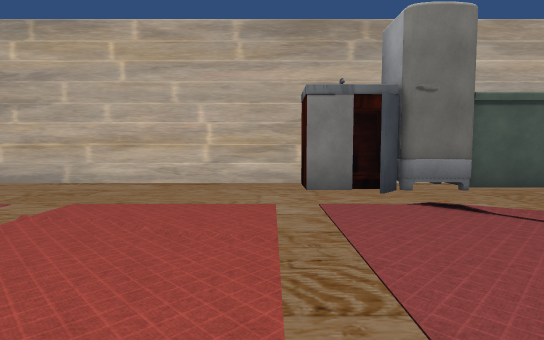
[1] (above)

22 first-person views from a walk through a Unity game level. The camera is 1.5 m above the floor, tilts 4° down and sees 80° across. The floor is counted in squares, 2 m on a side. Each view is taken from the middle of a square. On the plan, view 1 faces up. The plan holds only what a view shows up to about 11 squares ahead; the rest is blank. The place goes on beyond the plan. The player is left out. Some surface patterns are stand-ins.

[2]
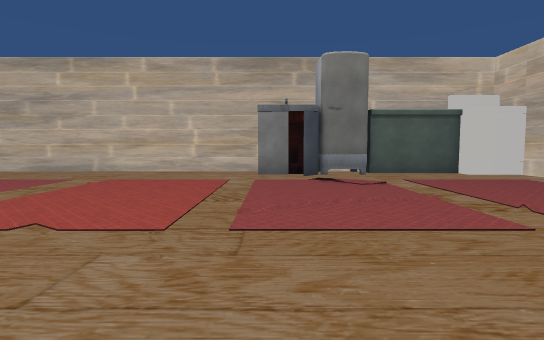

[3]
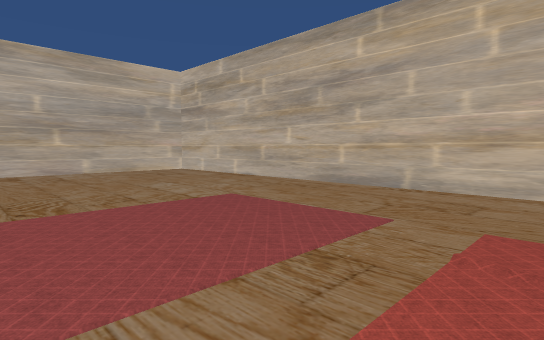

[4]
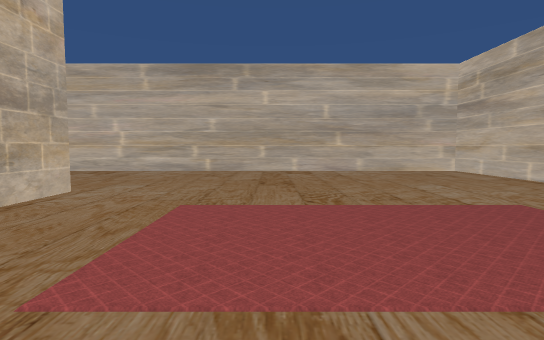

[5]
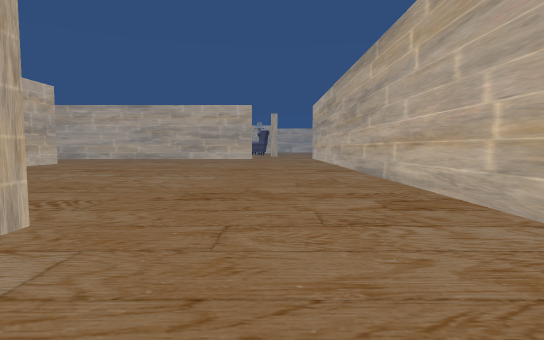

[6]
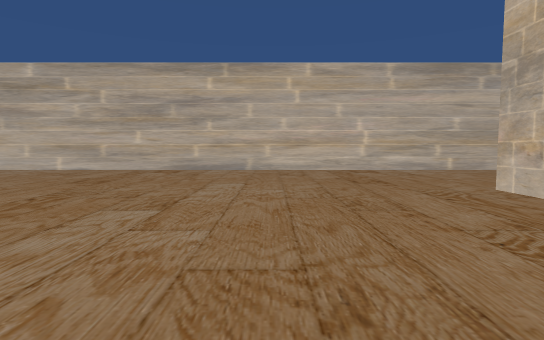

[7]
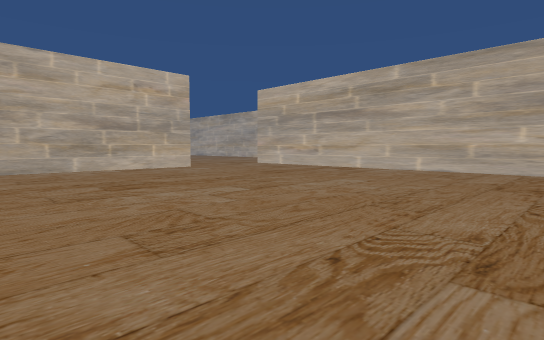

[8]
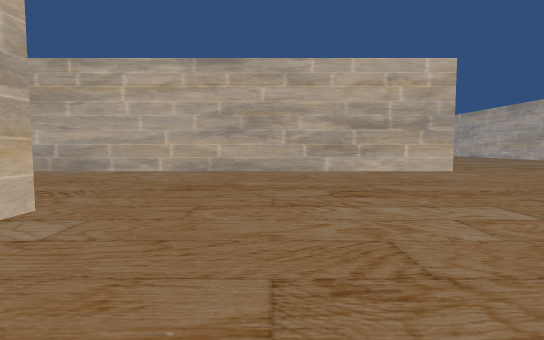

[9]
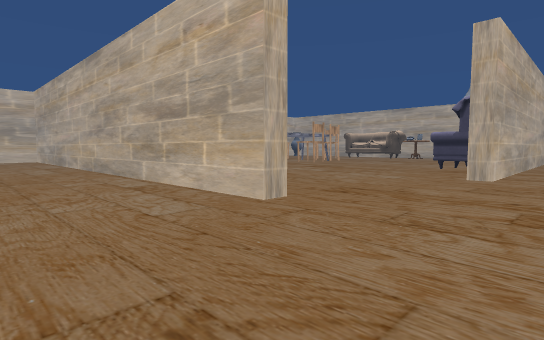

[10]
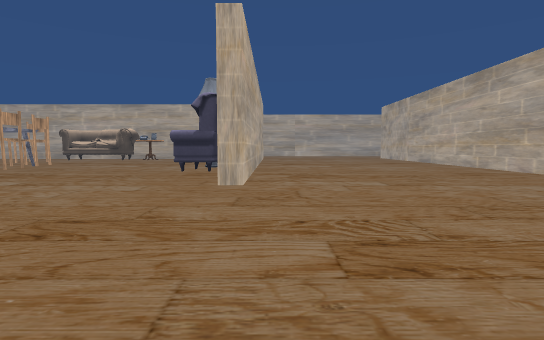

[11]
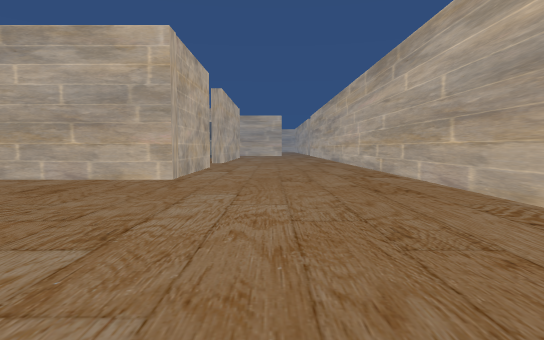

[12]
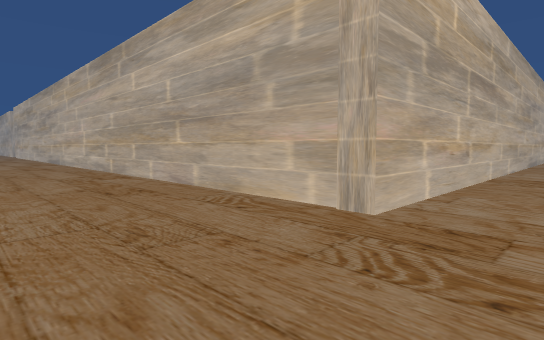

[13]
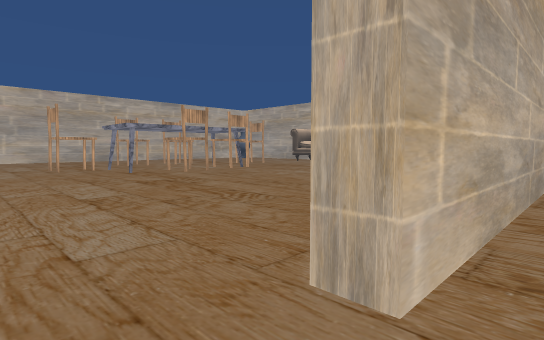

[14]
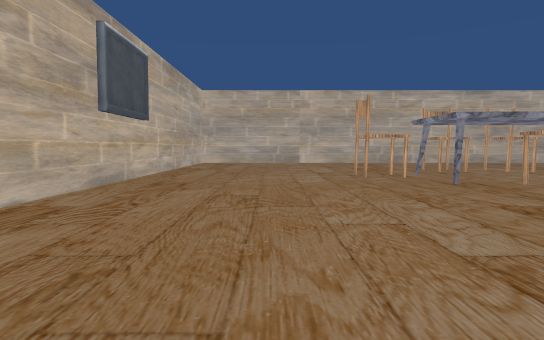

[15]
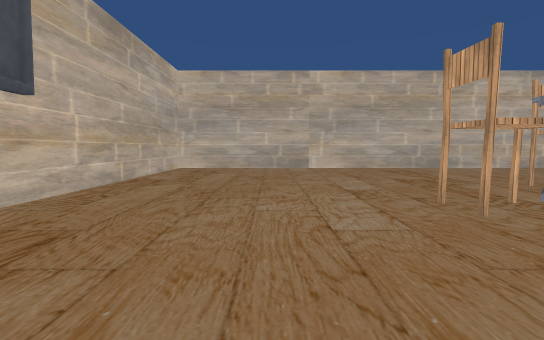

[16]
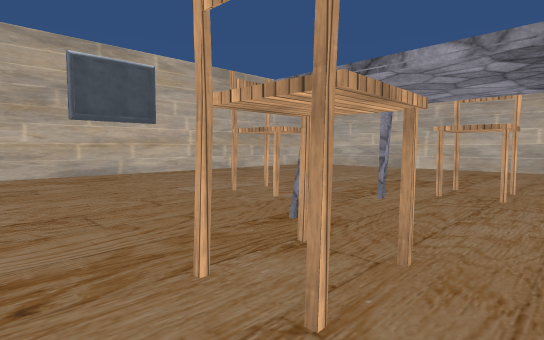

[17]
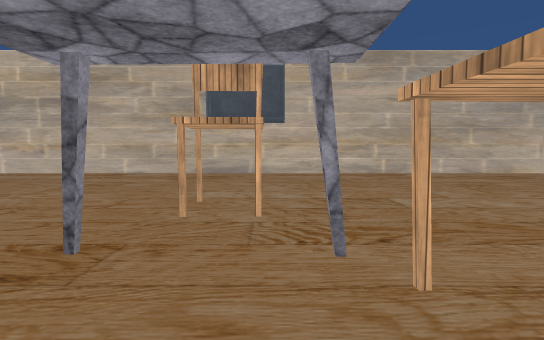

[18]
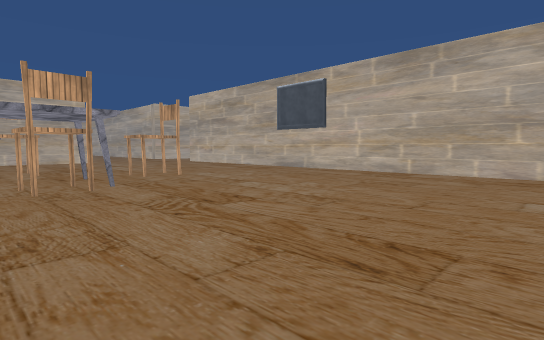

[19]
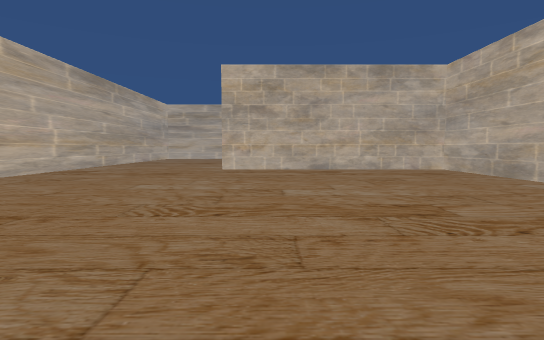

[20]
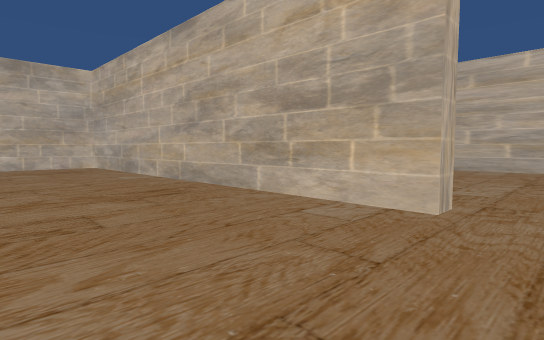

[21]
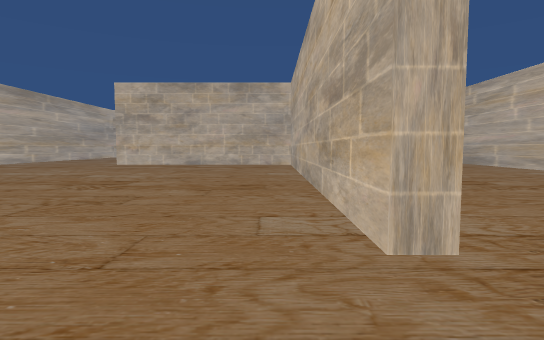

[22]
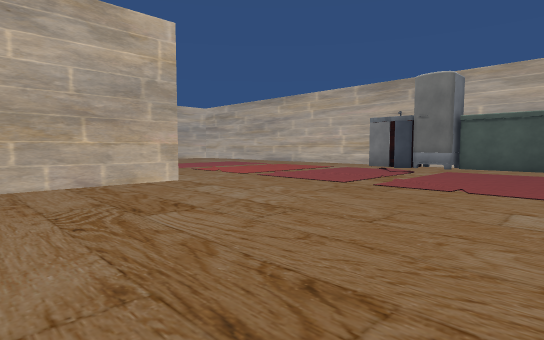

### Floor plan
Points are (right, up) in squares from view 1. A wall is a line through its corners. A room is listed if a view was taken in it or the views show most of it. See-through windows are left out.
Room 1 (views 1, 2, 3, 4, 5, 6, 7, 8, 9, 10, 11, 12, 13, 14, 15, 16, 17, 18, 19, 20, 21, 22)
walls: (0.4, -14.8) (-0.2, -14.8) (-0.2, -3.1) (-7.7, -3.1) (-7.7, -2.5) (-6.1, -2.5); (0.3, -2.3) (0.3, -5.5); (-8.7, -21.8) (-8.7, -21.2) (4.5, -21.2); (7.5, -21.7) (-7.9, -21.7); (0.8, 7.1) (-12.7, 7.1) (-12.7, -21.7) (-22.5, -21.7); (-10.4, -31.5) (-10.4, -26.4) (-9.9, -26.4); (-22.1, -27.3) (-18.5, -27.3) (-18.5, -31.4)
objects: other object (-9, -31) to (-8, -30); other object (-3, -31); other object (-3, -30); other object (0, -27); other object (1, -31) to (2, -31); other object (1, -30); other object (1, 6); other object (2, 6) to (4, 7); other object (5, 6) to (5, 7); other object (6, 6) to (7, 6)

Where each view was taken, in squares from view 1:
view 1: 0 up, 0 right, facing up
view 2: 3 down, 1 right, facing up
view 3: 1 up, 2 left, facing up-left
view 4: 1 up, 2 left, facing left
view 5: 0 up, 10 left, facing down
view 6: 7 down, 2 left, facing left
view 7: 10 down, 2 left, facing down-left
view 8: 11 down, 3 left, facing down
view 9: 18 down, 12 left, facing down-right
view 10: 20 down, 11 left, facing down
view 11: 25 down, 11 left, facing left
view 12: 25 down, 11 left, facing up-left
view 13: 25 down, 11 left, facing down-right
view 14: 25 down, 8 left, facing right
view 15: 25 down, 4 left, facing right
view 16: 31 down, 4 left, facing up-right
view 17: 31 down, 0 right, facing up
view 18: 31 down, 7 right, facing up-left
view 19: 14 down, 6 left, facing up
view 20: 16 down, 4 left, facing up-right
view 21: 17 down, 1 left, facing up
view 22: 6 down, 7 right, facing up-left
